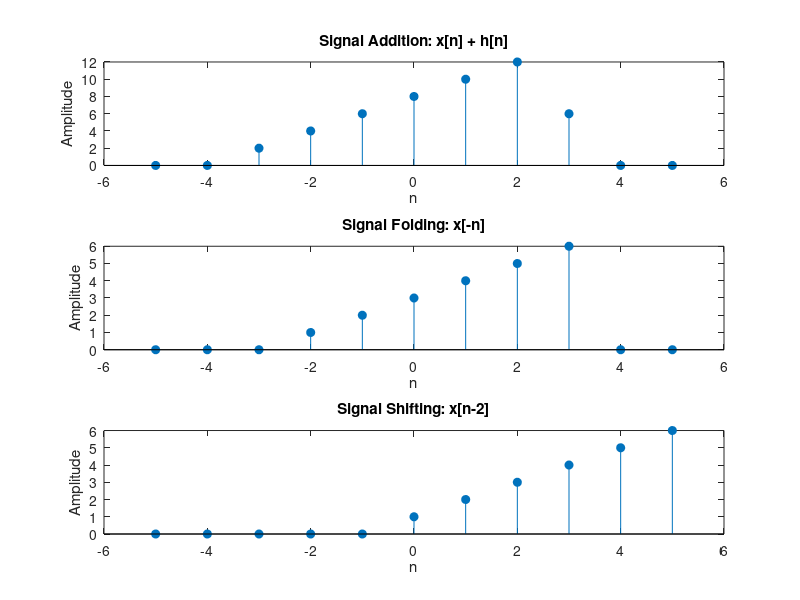

The MATLAB script that drew this image:
% Experiment 4: Signal Operations (Addition, Folding, Shifting)

function exp4_signal_operations()
    n = -5:5;
    x = [zeros(1,3), 1:6, zeros(1,2)];
    h = [zeros(1,2), 2:7, zeros(1,3)];

    % Addition
    y1 = x + h;
    subplot(3,1,1);
    stem(n, y1, 'filled');
    title('Signal Addition: x[n] + h[n]');
    xlabel('n'); ylabel('Amplitude');

    % Folding
    y2 = fliplr(x);
    subplot(3,1,2);
    stem(-n, y2, 'filled');
    title('Signal Folding: x[-n]');
    xlabel('n'); ylabel('Amplitude');

    % Shifting
    k = 2;
    y3 = [zeros(1,k), x(1:end-k)];
    subplot(3,1,3);
    stem(n, y3, 'filled');
    title('Signal Shifting: x[n-2]');
    xlabel('n'); ylabel('Amplitude');
end